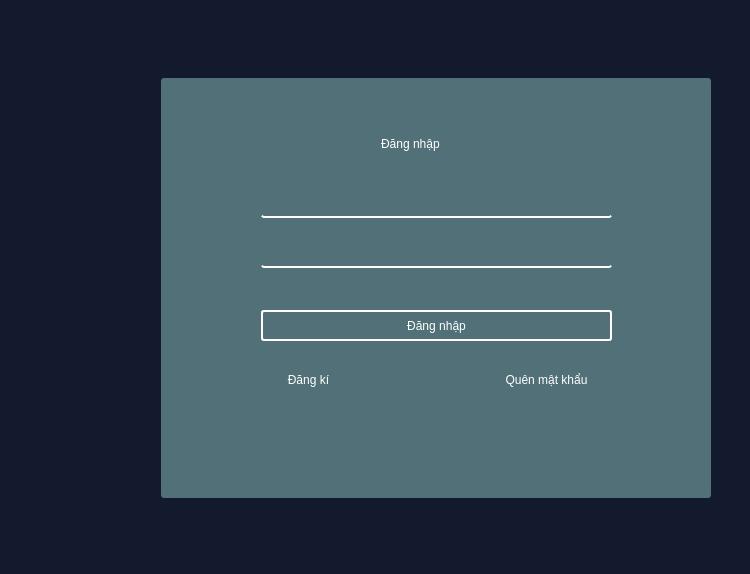
<?xml version="1.0" encoding="UTF-8"?>
<ui version="4.0">
 <class>LoginUI</class>
 <widget class="QMainWindow" name="LoginUI">
  <property name="geometry">
   <rect>
    <x>0</x>
    <y>0</y>
    <width>750</width>
    <height>574</height>
   </rect>
  </property>
  <property name="sizePolicy">
   <sizepolicy hsizetype="Preferred" vsizetype="Preferred">
    <horstretch>1</horstretch>
    <verstretch>0</verstretch>
   </sizepolicy>
  </property>
  <property name="windowTitle">
   <string>LoginUI</string>
  </property>
  <property name="windowOpacity">
   <double>1.000000000000000</double>
  </property>
  <property name="styleSheet">
   <string notr="true">background-color: #131A2D;</string>
  </property>
  <widget class="QWidget" name="centralwidget">
   <layout class="QGridLayout" name="gridLayout">
    <item row="0" column="0">
     <widget class="QGroupBox" name="groupBox">
      <property name="styleSheet">
       <string notr="true">border: none;</string>
      </property>
      <property name="title">
       <string/>
      </property>
      <layout class="QHBoxLayout" name="horizontalLayout">
       <item>
        <spacer name="horizontalSpacer">
         <property name="orientation">
          <enum>Qt::Horizontal</enum>
         </property>
         <property name="sizeHint" stdset="0">
          <size>
           <width>198</width>
           <height>20</height>
          </size>
         </property>
        </spacer>
       </item>
       <item>
        <widget class="QGroupBox" name="groupBox_2">
         <property name="minimumSize">
          <size>
           <width>550</width>
           <height>420</height>
          </size>
         </property>
         <property name="maximumSize">
          <size>
           <width>550</width>
           <height>420</height>
          </size>
         </property>
         <property name="styleSheet">
          <string notr="true">background-color: #517078;
border-radius: 3px;
</string>
         </property>
         <property name="title">
          <string/>
         </property>
         <widget class="QLabel" name="label">
          <property name="geometry">
           <rect>
            <x>220</x>
            <y>40</y>
            <width>111</width>
            <height>51</height>
           </rect>
          </property>
          <property name="styleSheet">
           <string notr="true">color: white;
font: 18pt &quot;Times New Roman&quot;;</string>
          </property>
          <property name="text">
           <string>Đăng nhập</string>
          </property>
         </widget>
         <widget class="QLineEdit" name="user_name">
          <property name="geometry">
           <rect>
            <x>100</x>
            <y>109</y>
            <width>351</width>
            <height>31</height>
           </rect>
          </property>
          <property name="styleSheet">
           <string notr="true">border: none;
border-bottom: 2px solid white;
color: white;
</string>
          </property>
         </widget>
         <widget class="QLineEdit" name="password">
          <property name="geometry">
           <rect>
            <x>100</x>
            <y>159</y>
            <width>351</width>
            <height>31</height>
           </rect>
          </property>
          <property name="styleSheet">
           <string notr="true">border: none;
border-bottom: 2px solid white;
color: white;
</string>
          </property>
         </widget>
         <widget class="QPushButton" name="login_button">
          <property name="geometry">
           <rect>
            <x>100</x>
            <y>232</y>
            <width>351</width>
            <height>31</height>
           </rect>
          </property>
          <property name="styleSheet">
           <string notr="true">border: 2px solid white;
color: white;
font: 12pt &quot;Times New Roman&quot;;</string>
          </property>
          <property name="text">
           <string>Đăng nhập</string>
          </property>
         </widget>
         <widget class="QPushButton" name="register_button">
          <property name="geometry">
           <rect>
            <x>110</x>
            <y>290</y>
            <width>75</width>
            <height>23</height>
           </rect>
          </property>
          <property name="styleSheet">
           <string notr="true">color: white;
font: 10pt &quot;Times New Roman&quot;;</string>
          </property>
          <property name="text">
           <string>Đăng kí</string>
          </property>
         </widget>
         <widget class="QPushButton" name="fogot_button">
          <property name="geometry">
           <rect>
            <x>320</x>
            <y>290</y>
            <width>131</width>
            <height>23</height>
           </rect>
          </property>
          <property name="styleSheet">
           <string notr="true">color: white;
font: 10pt &quot;Times New Roman&quot;;</string>
          </property>
          <property name="text">
           <string>Quên mật khẩu</string>
          </property>
         </widget>
         <widget class="QLabel" name="label_2">
          <property name="geometry">
           <rect>
            <x>60</x>
            <y>110</y>
            <width>31</width>
            <height>31</height>
           </rect>
          </property>
          <property name="styleSheet">
           <string notr="true">padding-left: 30px;
background-image: url(D:/NMCNPM/checking_attendance_system/fe/Image_and_icon/icons8-user-30.png); 
background-repeat: no-repeat;
background-position: left center; </string>
          </property>
          <property name="text">
           <string/>
          </property>
         </widget>
         <widget class="QLabel" name="label_3">
          <property name="geometry">
           <rect>
            <x>60</x>
            <y>160</y>
            <width>31</width>
            <height>31</height>
           </rect>
          </property>
          <property name="styleSheet">
           <string notr="true">padding-left: 30px;
background-image: url(D:/NMCNPM/checking_attendance_system/fe/Image_and_icon/icons8-password-30.png); 
background-repeat: no-repeat;
background-position: left center; </string>
          </property>
          <property name="text">
           <string/>
          </property>
         </widget>
         <widget class="QLabel" name="eye">
          <property name="geometry">
           <rect>
            <x>420</x>
            <y>170</y>
            <width>21</width>
            <height>16</height>
           </rect>
          </property>
          <property name="styleSheet">
           <string notr="true">padding-left: 30px;
background-image: url(D:/NMCNPM/checking_attendance_system/fe/Image_and_icon/icons8-eye-20.png); 
background-repeat: no-repeat;
background-position: left center; </string>
          </property>
          <property name="text">
           <string/>
          </property>
         </widget>
         <widget class="QLabel" name="blind">
          <property name="geometry">
           <rect>
            <x>420</x>
            <y>170</y>
            <width>21</width>
            <height>16</height>
           </rect>
          </property>
          <property name="styleSheet">
           <string notr="true">padding-left: 30px;
background-image: url(D:/NMCNPM/checking_attendance_system/fe/Image_and_icon/icons8-blind-20.png); 
background-repeat: no-repeat;
background-position: left center; </string>
          </property>
          <property name="text">
           <string/>
          </property>
         </widget>
        </widget>
       </item>
       <item>
        <spacer name="horizontalSpacer_2">
         <property name="orientation">
          <enum>Qt::Horizontal</enum>
         </property>
         <property name="sizeHint" stdset="0">
          <size>
           <width>75</width>
           <height>20</height>
          </size>
         </property>
        </spacer>
       </item>
      </layout>
     </widget>
    </item>
   </layout>
  </widget>
 </widget>
 <resources/>
 <connections/>
</ui>
